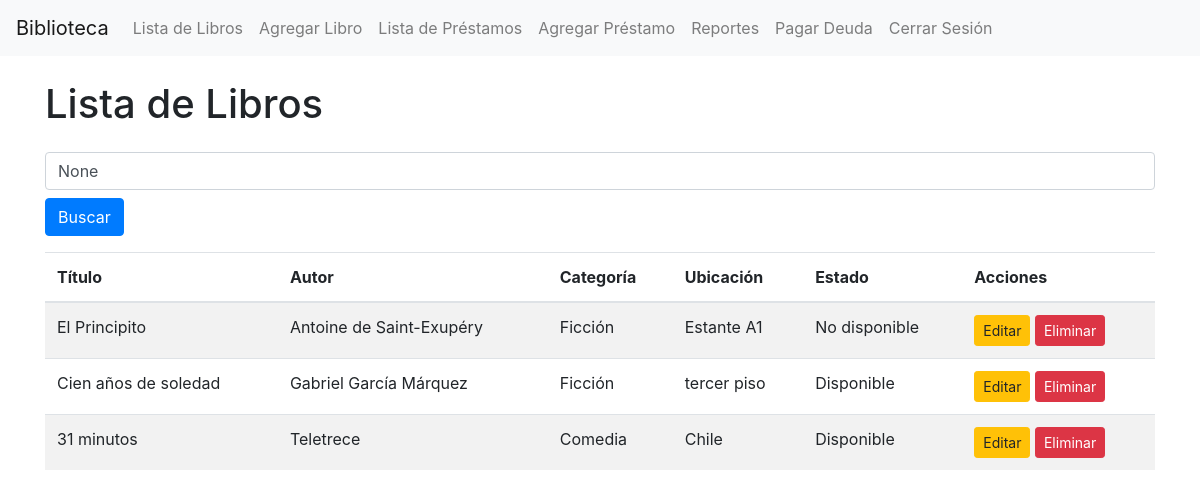
/gestion/ (signed in), run on the app's committed database.
### gestion/models.py (models this page shows, shortened)
class Libro(models.Model):
    titulo = models.CharField(max_length=200)
    autor = models.CharField(max_length=200)
    categoria = models.CharField(max_length=100)
    ubicacion = models.CharField(max_length=100)
    estado = models.BooleanField(default=True)
    copias_disponibles = models.PositiveIntegerField(default=1)

### gestion/views.py (the view)
# urls.py: path('', views.lista_libros, name='lista_libros'),
@login_required
def lista_libros(request):
    query = request.GET.get('q')
    libros = Libro.objects.filter(titulo__icontains=query) if query else Libro.objects.all()
    return render(request, 'gestion/lista_libros.html', {'libros': libros, 'query': query})

### gestion/templates/gestion/lista_libros.html (shortened to what this page needs)
<!DOCTYPE html>
<html lang="es">
<head>
    <link rel="stylesheet" href="https://maxcdn.bootstrapcdn.com/bootstrap/4.5.2/css/bootstrap.min.css">
</head>
<body>
    <nav class="navbar navbar-expand-lg navbar-light bg-light">
        <a class="navbar-brand" href="#">Biblioteca</a>
        <div class="collapse navbar-collapse">
            <ul class="navbar-nav">
                <li class="nav-item"><a class="nav-link" href="{% url 'lista_libros' %}">Lista de Libros</a></li>
                <li class="nav-item"><a class="nav-link" href="{% url 'agregar_libro' %}">Agregar Libro</a></li>
                <li class="nav-item"><a class="nav-link" href="{% url 'lista_prestamos' %}">Lista de Préstamos</a></li>
                <li class="nav-item"><a class="nav-link" href="{% url 'agregar_prestamo' %}">Agregar Préstamo</a></li>
                <li class="nav-item"><a class="nav-link" href="{% url 'reportes' %}">Reportes</a></li>
                <li class="nav-item"><a class="nav-link" href="{% url 'pagar_multa' %}">Pagar Deuda</a></li>
                <li class="nav-item"><a class="nav-link" href="{% url 'logout_usuario' %}">Cerrar Sesión</a></li>
            </ul>
        </div>
    </nav>
    <div class="container mt-4">
        <h1 class="mb-4">Lista de Libros</h1>
        <form method="GET" class="mb-3">
            <input type="text" name="q" value="{{ query }}" placeholder="Buscar por título" class="form-control" />
            <button type="submit" class="btn btn-primary mt-2">Buscar</button>
        </form>
        <table class="table table-striped">
            <thead>
                <tr>
                    <th>Título</th>
                    <th>Autor</th>
                    <th>Categoría</th>
                    <th>Ubicación</th>
                    <th>Estado</th>
                    <th>Acciones</th>
                </tr>
            </thead>
            <tbody>
                {% for libro in libros %}
                <tr>
                    <td>{{ libro.titulo }}</td>
                    <td>{{ libro.autor }}</td>
                    <td>{{ libro.categoria }}</td>
                    <td>{{ libro.ubicacion }}</td>
                    <td>{% if libro.estado %}Disponible{% else %}No disponible{% endif %}</td>
                    <td>
                        <a href="{% url 'editar_libro' libro.id %}" class="btn btn-warning btn-sm">Editar</a>
                        <a href="{% url 'eliminar_libro' libro.id %}" class="btn btn-danger btn-sm" onclick="return confirm('¿Estás seguro de que deseas eliminar este libro?');">Eliminar</a>
                    </td>
                </tr>
                {% empty %}
                <tr>
                    <td colspan="6" class="text-center">No hay libros encontrados.</td>
                </tr>
                {% endfor %}
            </tbody>
        </table>
    </div>
</body>
</html>

### data on the page
Libro: titulo "El Principito", autor "Antoine de Saint-Exupéry", categoria "Ficción", ubicacion "Estante A1", estado "No disponible"
Libro: titulo "Cien años de soledad", autor "Gabriel García Márquez", categoria "Ficción", ubicacion "tercer piso", estado "Disponible"
Libro: titulo "31 minutos", autor "Teletrece", categoria "Comedia", ubicacion "Chile", estado "Disponible"
